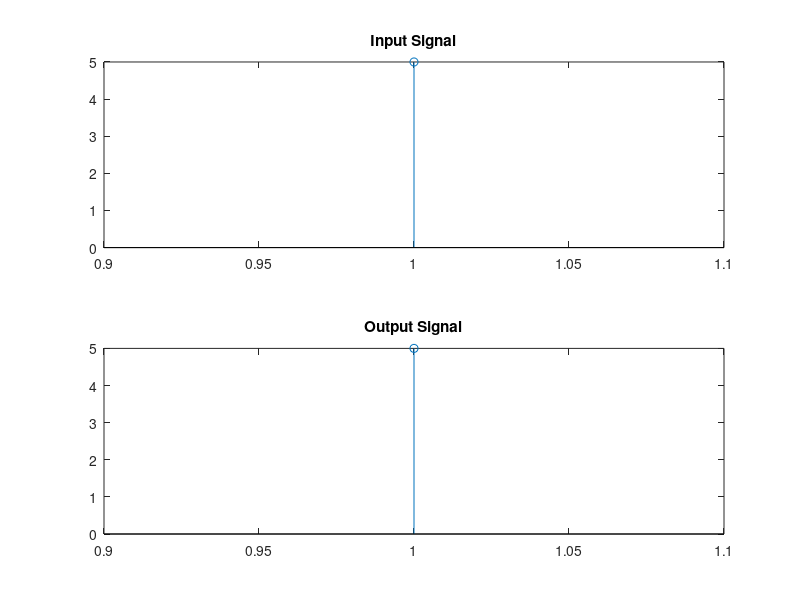

The MATLAB script that drew this image:
discreteTime = input('Enter the discrete time signal: '); 
amountOfExpension = input('Enter the amount of Expansion: ');
output = [];

for i = 1:length(discreteTime)
    output = [output discreteTime(1)]; 
    if (i~=length(discreteTime)) 
        for j = 1:amountOfExpension
            output = [output 0];
        end
    end
end

subplot(2, 1, 1), stem(discreteTime), title('Input Signal'); 
subplot(2, 1, 2), stem(output), title('Output Signal');